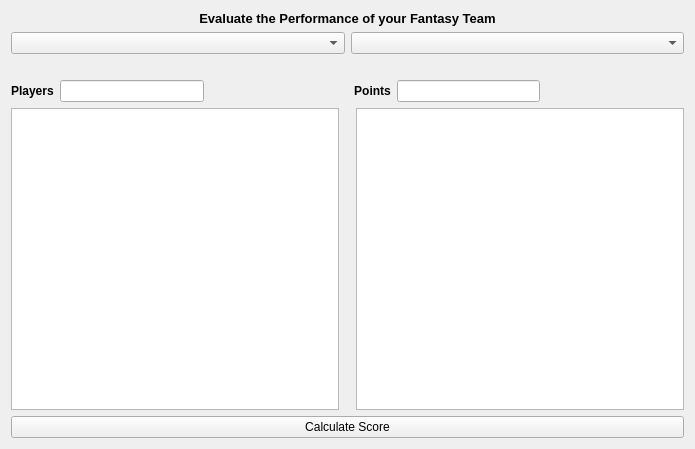
<?xml version="1.0" encoding="UTF-8"?>
<ui version="4.0">
 <class>Form</class>
 <widget class="QWidget" name="Form">
  <property name="geometry">
   <rect>
    <x>0</x>
    <y>0</y>
    <width>695</width>
    <height>449</height>
   </rect>
  </property>
  <property name="windowTitle">
   <string>Form</string>
  </property>
  <layout class="QVBoxLayout" name="verticalLayout_2">
   <item>
    <layout class="QVBoxLayout" name="verticalLayout">
     <item>
      <widget class="QLabel" name="label">
       <property name="text">
        <string>&lt;html&gt;&lt;head/&gt;&lt;body&gt;&lt;p align=&quot;center&quot;&gt;&lt;span style=&quot; font-size:10pt; font-weight:600;&quot;&gt;Evaluate the Performance of your Fantasy Team&lt;/span&gt;&lt;/p&gt;&lt;/body&gt;&lt;/html&gt;</string>
       </property>
      </widget>
     </item>
     <item>
      <layout class="QHBoxLayout" name="horizontalLayout">
       <item>
        <widget class="QComboBox" name="comboBox_2"/>
       </item>
       <item>
        <widget class="QComboBox" name="comboBox"/>
       </item>
      </layout>
     </item>
    </layout>
   </item>
   <item>
    <layout class="QVBoxLayout" name="verticalLayout_3"/>
   </item>
   <item>
    <layout class="QVBoxLayout" name="verticalLayout_4">
     <item>
      <spacer name="horizontalSpacer">
       <property name="orientation">
        <enum>Qt::Horizontal</enum>
       </property>
       <property name="sizeHint" stdset="0">
        <size>
         <width>40</width>
         <height>20</height>
        </size>
       </property>
      </spacer>
     </item>
     <item>
      <layout class="QHBoxLayout" name="horizontalLayout_3">
       <item>
        <widget class="QLabel" name="label_2">
         <property name="text">
          <string>&lt;html&gt;&lt;head/&gt;&lt;body&gt;&lt;p&gt;&lt;span style=&quot; font-weight:600;&quot;&gt;Players&lt;/span&gt;&lt;/p&gt;&lt;/body&gt;&lt;/html&gt;</string>
         </property>
        </widget>
       </item>
       <item>
        <widget class="QLineEdit" name="lineEdit"/>
       </item>
       <item>
        <spacer name="horizontalSpacer_2">
         <property name="orientation">
          <enum>Qt::Horizontal</enum>
         </property>
         <property name="sizeHint" stdset="0">
          <size>
           <width>40</width>
           <height>20</height>
          </size>
         </property>
        </spacer>
       </item>
       <item>
        <widget class="QLabel" name="label_3">
         <property name="text">
          <string>&lt;html&gt;&lt;head/&gt;&lt;body&gt;&lt;p align=&quot;center&quot;&gt;&lt;span style=&quot; font-weight:600;&quot;&gt;Points&lt;/span&gt;&lt;/p&gt;&lt;/body&gt;&lt;/html&gt;</string>
         </property>
        </widget>
       </item>
       <item>
        <widget class="QLineEdit" name="lineEdit_2"/>
       </item>
       <item>
        <spacer name="horizontalSpacer_3">
         <property name="orientation">
          <enum>Qt::Horizontal</enum>
         </property>
         <property name="sizeHint" stdset="0">
          <size>
           <width>40</width>
           <height>20</height>
          </size>
         </property>
        </spacer>
       </item>
      </layout>
     </item>
    </layout>
   </item>
   <item>
    <layout class="QHBoxLayout" name="horizontalLayout_2">
     <item>
      <widget class="QListView" name="listView_2"/>
     </item>
     <item>
      <spacer name="verticalSpacer">
       <property name="orientation">
        <enum>Qt::Vertical</enum>
       </property>
       <property name="sizeHint" stdset="0">
        <size>
         <width>11</width>
         <height>20</height>
        </size>
       </property>
      </spacer>
     </item>
     <item>
      <widget class="QListView" name="listView">
       <property name="styleSheet">
        <string notr="true">text-align:center</string>
       </property>
      </widget>
     </item>
    </layout>
   </item>
   <item>
    <widget class="QPushButton" name="pushButton">
     <property name="enabled">
      <bool>true</bool>
     </property>
     <property name="cursor">
      <cursorShape>ArrowCursor</cursorShape>
     </property>
     <property name="focusPolicy">
      <enum>Qt::StrongFocus</enum>
     </property>
     <property name="text">
      <string>Calculate Score</string>
     </property>
    </widget>
   </item>
  </layout>
 </widget>
 <resources/>
 <connections/>
</ui>
